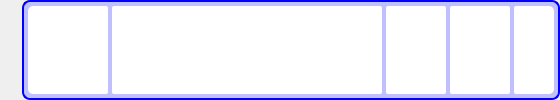
           <widget class="QFrame" name="frm_b2">
            <property name="sizePolicy">
             <sizepolicy hsizetype="Expanding" vsizetype="Expanding">
              <horstretch>0</horstretch>
              <verstretch>0</verstretch>
             </sizepolicy>
            </property>
            <property name="frameShape">
             <enum>QFrame::NoFrame</enum>
            </property>
            <property name="frameShadow">
             <enum>QFrame::Raised</enum>
            </property>
            <layout class="QHBoxLayout" name="horizontalLayout_24">
             <property name="spacing">
              <number>4</number>
             </property>
             <property name="leftMargin">
              <number>0</number>
             </property>
             <property name="topMargin">
              <number>0</number>
             </property>
             <property name="rightMargin">
              <number>0</number>
             </property>
             <property name="bottomMargin">
              <number>0</number>
             </property>
             <item>
              <widget class="QWidget" name="icon_b2" native="true">
               <property name="sizePolicy">
                <sizepolicy hsizetype="Fixed" vsizetype="Fixed">
                 <horstretch>0</horstretch>
                 <verstretch>0</verstretch>
                </sizepolicy>
               </property>
               <property name="minimumSize">
                <size>
                 <width>18</width>
                 <height>18</height>
                </size>
               </property>
              </widget>
             </item>
             <item>
              <widget class="QFrame" name="frm_b2_0">
               <property name="sizePolicy">
                <sizepolicy hsizetype="Expanding" vsizetype="Expanding">
                 <horstretch>0</horstretch>
                 <verstretch>0</verstretch>
                </sizepolicy>
               </property>
               <property name="styleSheet">
                <string notr="true">QFrame #frm_b2_0{
				background-color:rgb(192,192,255);
				border: 2px solid rgb(0,0,255);
				border-radius: 8px;
}</string>
               </property>
               <property name="frameShape">
                <enum>QFrame::NoFrame</enum>
               </property>
               <property name="frameShadow">
                <enum>QFrame::Plain</enum>
               </property>
               <layout class="QHBoxLayout" name="horizontalLayout_20">
                <property name="spacing">
                 <number>4</number>
                </property>
                <property name="leftMargin">
                 <number>4</number>
                </property>
                <property name="topMargin">
                 <number>4</number>
                </property>
                <property name="rightMargin">
                 <number>4</number>
                </property>
                <property name="bottomMargin">
                 <number>4</number>
                </property>
                <item>
                 <widget class="QLabel" name="lab_b2_id">
                  <property name="sizePolicy">
                   <sizepolicy hsizetype="Fixed" vsizetype="Expanding">
                    <horstretch>0</horstretch>
                    <verstretch>0</verstretch>
                   </sizepolicy>
                  </property>
                  <property name="minimumSize">
                   <size>
                    <width>80</width>
                    <height>0</height>
                   </size>
                  </property>
                  <property name="baseSize">
                   <size>
                    <width>100</width>
                    <height>0</height>
                   </size>
                  </property>
                  <property name="styleSheet">
                   <string notr="true">border: none;
border-top-left-radius: 5px;
border-bottom-left-radius: 5px;
border-top-right-radius: 2px;
border-bottom-right-radius: 2px;
background-color:white;
padding:2px;
color: rgb(0,0,255);</string>
                  </property>
                  <property name="frameShape">
                   <enum>QFrame::NoFrame</enum>
                  </property>
                  <property name="text">
                   <string/>
                  </property>
                  <property name="alignment">
                   <set>Qt::AlignCenter</set>
                  </property>
                 </widget>
                </item>
                <item>
                 <widget class="QLabel" name="lab_b2_name">
                  <property name="sizePolicy">
                   <sizepolicy hsizetype="Expanding" vsizetype="Expanding">
                    <horstretch>0</horstretch>
                    <verstretch>0</verstretch>
                   </sizepolicy>
                  </property>
                  <property name="minimumSize">
                   <size>
                    <width>270</width>
                    <height>0</height>
                   </size>
                  </property>
                  <property name="baseSize">
                   <size>
                    <width>270</width>
                    <height>0</height>
                   </size>
                  </property>
                  <property name="styleSheet">
                   <string notr="true">border: none;
border-radius: 2px;
background-color:white;
padding: 2px;
color: rgb(0,0,255);</string>
                  </property>
                  <property name="frameShape">
                   <enum>QFrame::NoFrame</enum>
                  </property>
                  <property name="text">
                   <string/>
                  </property>
                  <property name="alignment">
                   <set>Qt::AlignCenter</set>
                  </property>
                 </widget>
                </item>
                <item>
                 <widget class="QLabel" name="lab_b2_z">
                  <property name="sizePolicy">
                   <sizepolicy hsizetype="Fixed" vsizetype="Expanding">
                    <horstretch>0</horstretch>
                    <verstretch>0</verstretch>
                   </sizepolicy>
                  </property>
                  <property name="minimumSize">
                   <size>
                    <width>60</width>
                    <height>0</height>
                   </size>
                  </property>
                  <property name="baseSize">
                   <size>
                    <width>50</width>
                    <height>0</height>
                   </size>
                  </property>
                  <property name="styleSheet">
                   <string notr="true">border: none;
border-radius: 2px;
background-color:white;
padding: 2px;
color: rgb(0,0,255);</string>
                  </property>
                  <property name="frameShape">
                   <enum>QFrame::NoFrame</enum>
                  </property>
                  <property name="text">
                   <string/>
                  </property>
                  <property name="alignment">
                   <set>Qt::AlignCenter</set>
                  </property>
                 </widget>
                </item>
                <item>
                 <widget class="QLabel" name="lab_b2_h">
                  <property name="sizePolicy">
                   <sizepolicy hsizetype="Fixed" vsizetype="Expanding">
                    <horstretch>0</horstretch>
                    <verstretch>0</verstretch>
                   </sizepolicy>
                  </property>
                  <property name="minimumSize">
                   <size>
                    <width>60</width>
                    <height>0</height>
                   </size>
                  </property>
                  <property name="baseSize">
                   <size>
                    <width>50</width>
                    <height>0</height>
                   </size>
                  </property>
                  <property name="styleSheet">
                   <string notr="true">border: none;
border-radius: 2px;
background-color:white;
padding: 2px;
color: rgb(0,0,255);</string>
                  </property>
                  <property name="frameShape">
                   <enum>QFrame::NoFrame</enum>
                  </property>
                  <property name="text">
                   <string/>
                  </property>
                  <property name="alignment">
                   <set>Qt::AlignCenter</set>
                  </property>
                 </widget>
                </item>
                <item>
                 <widget class="QLabel" name="lab_b2_r">
                  <property name="sizePolicy">
                   <sizepolicy hsizetype="Fixed" vsizetype="Expanding">
                    <horstretch>0</horstretch>
                    <verstretch>0</verstretch>
                   </sizepolicy>
                  </property>
                  <property name="minimumSize">
                   <size>
                    <width>40</width>
                    <height>0</height>
                   </size>
                  </property>
                  <property name="baseSize">
                   <size>
                    <width>50</width>
                    <height>0</height>
                   </size>
                  </property>
                  <property name="styleSheet">
                   <string notr="true">border: none;
border-top-left-radius: 2px;
border-bottom-left-radius: 2px;
border-top-right-radius: 5px;
border-bottom-right-radius: 5px;
background-color:white;
padding: 2px;
color: rgb(0,0,255);</string>
                  </property>
                  <property name="text">
                   <string/>
                  </property>
                  <property name="alignment">
                   <set>Qt::AlignCenter</set>
                  </property>
                 </widget>
                </item>
               </layout>
              </widget>
             </item>
            </layout>
           </widget>
